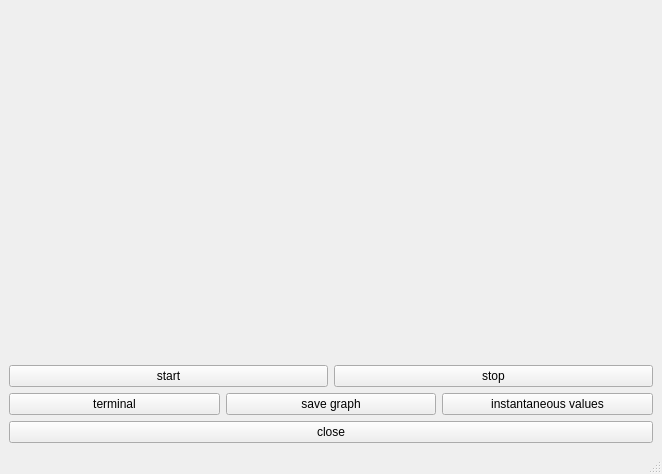
<?xml version="1.0" encoding="UTF-8"?>
<ui version="4.0">
 <class>RealTimePlotWindow</class>
 <widget class="QMainWindow" name="RealTimePlotWindow">
  <property name="geometry">
   <rect>
    <x>0</x>
    <y>0</y>
    <width>662</width>
    <height>474</height>
   </rect>
  </property>
  <property name="windowTitle">
   <string>MainWindow</string>
  </property>
  <widget class="QWidget" name="centralwidget">
   <layout class="QVBoxLayout" name="verticalLayout">
    <item>
     <widget class="QCustomPlot" name="accPlot" native="true"/>
    </item>
    <item>
     <widget class="QCustomPlot" name="gyroPlot" native="true"/>
    </item>
    <item>
     <layout class="QHBoxLayout" name="horizontalLayout">
      <item>
       <widget class="QPushButton" name="startButton">
        <property name="text">
         <string>start</string>
        </property>
       </widget>
      </item>
      <item>
       <widget class="QPushButton" name="stopButton">
        <property name="text">
         <string>stop</string>
        </property>
       </widget>
      </item>
     </layout>
    </item>
    <item>
     <layout class="QHBoxLayout" name="horizontalLayout_2">
      <item>
       <widget class="QPushButton" name="terminalButton">
        <property name="text">
         <string>terminal</string>
        </property>
       </widget>
      </item>
      <item>
       <widget class="QPushButton" name="saveGraphButton">
        <property name="text">
         <string>save graph</string>
        </property>
       </widget>
      </item>
      <item>
       <widget class="QPushButton" name="instantValuesButton">
        <property name="text">
         <string>instantaneous values</string>
        </property>
       </widget>
      </item>
     </layout>
    </item>
    <item>
     <widget class="QPushButton" name="closeButton">
      <property name="text">
       <string>close</string>
      </property>
     </widget>
    </item>
   </layout>
  </widget>
  <widget class="QStatusBar" name="statusbar"/>
 </widget>
 <customwidgets>
  <customwidget>
   <class>QCustomPlot</class>
   <extends>QWidget</extends>
   <header>qcustomplot.h</header>
   <container>1</container>
  </customwidget>
 </customwidgets>
 <resources/>
 <connections>
  <connection>
   <sender>closeButton</sender>
   <signal>clicked()</signal>
   <receiver>RealTimePlotWindow</receiver>
   <slot>deleteLater()</slot>
   <hints>
    <hint type="sourcelabel">
     <x>402</x>
     <y>557</y>
    </hint>
    <hint type="destinationlabel">
     <x>162</x>
     <y>519</y>
    </hint>
   </hints>
  </connection>
 </connections>
</ui>
